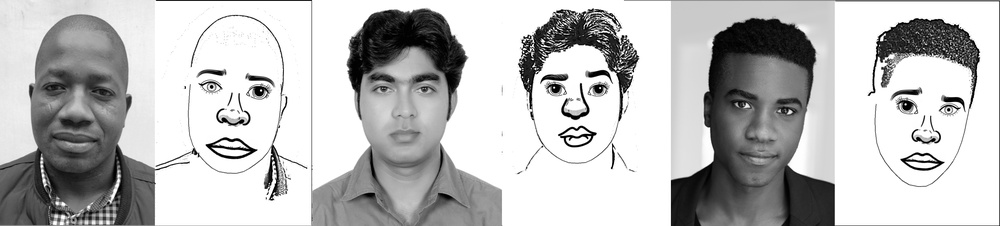
#> input picture examples.jpg, 1000 x 226 px, shrunk from 4558 x 1028 before the run
$ python create_fid_cartoons.py .. out
#> lines starting #> are read from the running program, lines starting #| are printed output that depends on the picture
#> in main, image is the input picture: shape (226, 1000, 3); min 0, max 255, mean 188.6
### modules/utils/image_processing.py
import cv2
import numpy as np

from scipy.ndimage import gaussian_filter

K = 1.6
P = 21.7 # Image sharpness
# P = 5.0
PHI = 0.017 # Sharpness of activation falloff, typical range [0.75, 5.0] (essentially how dark the lines are)
EPSILON = 79.5
SIGMA = 1.4

def detect_lines_fdog(image):
    return image

def detect_lines_xdog(image):
    gray = cv2.cvtColor(image, cv2.COLOR_BGR2GRAY)

    gaussian1 = gaussian_filter(gray, SIGMA)
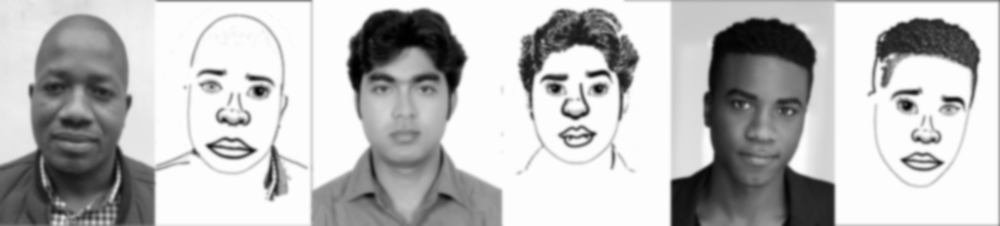
#> gaussian1: shape (226, 1000); min 1, max 253, mean 187.3
    gaussian2 = gaussian_filter(gray, K * SIGMA)

    dog = ((1+P) * gaussian1) - (P * gaussian2)
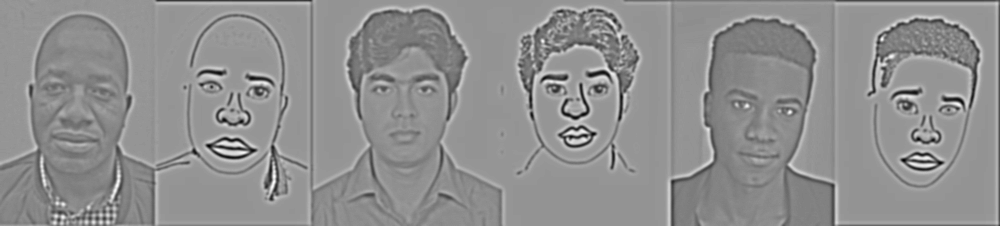
#> dog: shape (226, 1000) float64; min -1201.6, max 1242.6, mean 177.2; drawn with min black and max white

    xdog = np.zeros_like(dog, dtype=np.float32)

    for i in range(dog.shape[0]):
        for j in range(dog.shape[1]):
            if dog[i, j] >= EPSILON:
                xdog[i,j] = 1.0
            else:
                xdog[i, j] = 1.0 + np.tanh(PHI * (dog[i, j] - EPSILON))
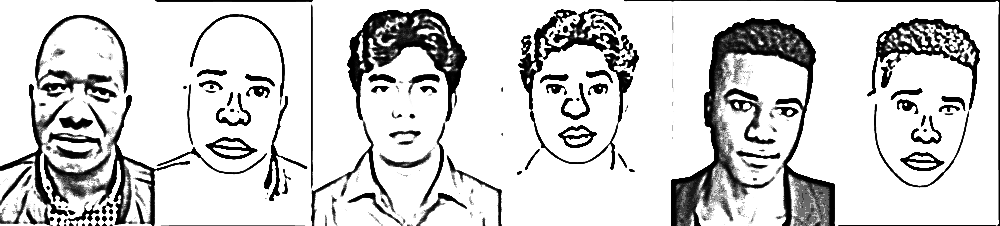
#> xdog: shape (226, 1000) float32; min 0, max 1, mean 0.827

    xdog = (xdog * 255).astype(np.uint8)

    return xdog

### scripts/create_fid_cartoons.py
import argparse
import sys
import cv2
import os

from modules.utils.image_processing import detect_lines_xdog

def main(dataset_path, output_path):
    print(dataset_path)
    output_dir_path = os.path.join(output_path, "xdog_cartoonset")
    os.makedirs(output_dir_path, exist_ok=False)

    for i, filename in enumerate(os.listdir(dataset_path)):
        if not filename.endswith((".jpg", ".png", ".jpeg")):
            i -= 1
            continue
        if i > 500:
            break
        image_path = os.path.join(dataset_path, filename)
        output_image_path = os.path.join(output_dir_path, filename)

        image = cv2.imread(image_path)
        line_image = detect_lines_xdog(image)

        cv2.imwrite(output_image_path, line_image)

if __name__ == "__main__":
    parser = argparse.ArgumentParser(description="Create a black and white cartoon set from colored cartoon images")
    parser.add_argument('dataset_path', type=str, help='Path to the dataset directory.')
    parser.add_argument('output_path', type=str, help='Path to output the resulting dataset directory.')

    args = parser.parse_args()

    if not os.path.exists(args.dataset_path):
        print(f"Invalid dataset path: {args.dataset_path}")
        print("Double check you have inputed the correct path.")
        sys.exit(1)

    main(args.dataset_path, args.output_path)
